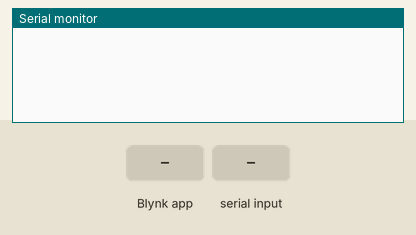
Bench run of a sketch on a simulated ESP32-S3. On the bench: the last lines printed to the serial monitor. The test bench sets the inputs (shaded band).

Above: at 3.0 s.
3.1 s: Blynk app writes 1 to V0
At 3.9 s:
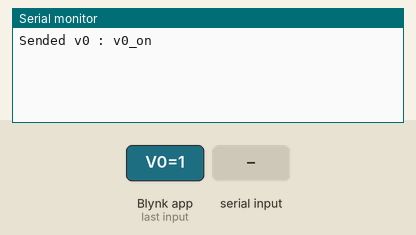
4.6 s: "1\n" received over the second serial link
At 5.1 s:
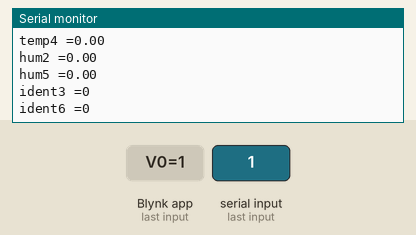
6.1 s: Blynk app writes 0 to V0
At 7.3 s:
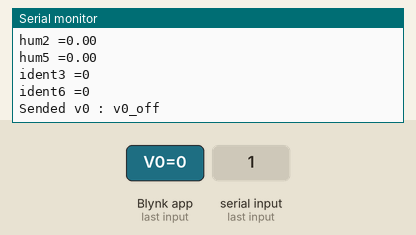
7.6 s: "0\n" received over the second serial link
At 8.6 s:
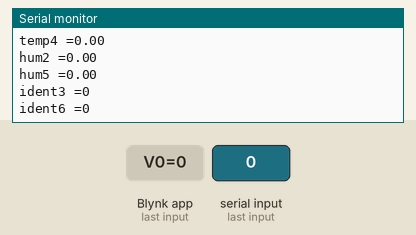

Measured:
- after the input at 3.1 s, the serial monitor: prints a new line at once (image 1)
- after the input at 4.6 s, the serial monitor: prints a new line at once (image 2)
- after the input at 6.1 s, the serial monitor: prints a new line at once (image 3)
- after the input at 7.6 s, the serial monitor: prints a new line at once (image 4)

The sketch:

Edgent_ESP32.ino
```cpp
/*

  BLYNK ESP's Code.

  Paste this code in EXAMPLES > BLYNK > Blynk_edgent > Edgent_ESP32

  This ESP will recieve JSON data from Coordinator ESP's and Sends it to BLYNK Cloud and vise versa.
  Only this ESP is connected to Internet

    Developed by  Jay Joshi
    github.com/JayJoshi16

  Modified by Sachin Soni

  developed for techiesms

  Modified to work by STM
  add this code to the Blynk WiFi ESP32 board

*/
//#define BLYNK_TEMPLATE_ID "TMPLkMNvOYYR"
//#define BLYNK_DEVICE_NAME "ESPNOW"


#define BLYNK_TEMPLATE_ID "TMPLklmoR0_L"
#define BLYNK_DEVICE_NAME "ESPNOW"
//#define BLYNK_AUTH_TOKEN "AjNNyentXYnGjtKxM4-YEl1Y8fQ96LHY"

// Your WiFi credentials.
// Set password to "" for open networks.
//char ssid[] = "Mycastle";  //Enter your WIFI Name  // STM added
//char pass[] = "chance1845fence";  //Enter your WIFI Password  // STM added

#define BLYNK_FIRMWARE_VERSION        "0.1.0"
#define BLYNK_PRINT Serial
#define APP_DEBUG
#define USE_WROVER_BOARD

#include "BlynkEdgent.h"
#include <ArduinoJson.h>

String recv_str_jsondata;

StaticJsonDocument<256> doc_send;
StaticJsonDocument<256> doc_recv;

#define RXD2 16
#define TXD2 17


BLYNK_WRITE(V0)                                 // Read from Virtual pin V4
{

  bool s0 = param.asInt();                    // parameter as int
  if (s0 == HIGH)
  {
    doc_send["v0"] = "v0_on";                // Writing { "v4" : 1 } on Serial2
    Serial.println("Sended v0 : v0_on");
    serializeJson(doc_send, Serial2);
    delay(10);
  }
  else if (s0 == LOW)
  {
    doc_send["v0"] = "v0_off";                // Writing { "v4" :0 } on Serial2
    Serial.println("Sended v0 : v0_off");
    serializeJson(doc_send, Serial2);
    delay(10);
  }
}

void setup()
{
  BlynkEdgent.begin();

  Serial.begin(115200);
  Serial2.begin(115200, SERIAL_8N1, RXD2, TXD2);        //Hardware Serial of ESP32

}

void loop() {

  BlynkEdgent.run();

  // Recieving data (JSON) from Coordinator ESP
  if (Serial2.available())
  {

    recv_str_jsondata = Serial2.readStringUntil('\n');
    Serial.println(recv_str_jsondata);
    DeserializationError error = deserializeJson(doc_recv, recv_str_jsondata);

    if (!error) {                                           // if not error in deserialization
      float temp1 = doc_recv["v1"];                       // fetch temprature data from JSON . Here { v1 : 28.55 }
      float hum2 = doc_recv["v2"];                       // fetch temprature data from JSON . Here { v2 :32.25 }
      int ident3 = doc_recv["v3"];

      float temp4 = doc_recv["v4"];                       // fetch temprature data from JSON . Here { v1 : 28.55 }
      float hum5 = doc_recv["v5"];                       // fetch temprature data from JSON . Here { v2 :32.25 }
      int ident6 = doc_recv["v6"];
      if (temp1 > -1) {
        Blynk.virtualWrite(V1, temp1);                     // writing temprature to BLYNK Cloud
        Blynk.virtualWrite(V4, temp4);                     // writing temprature to BLYNK Cloud
        Serial.print("temp1 ="); Serial.println(temp1);
        Serial.print("temp4 ="); Serial.println(temp4);
      }
      if (hum2 > -1) {
        Blynk.virtualWrite(V2, hum2);                     // writing temprature to BLYNK Cloud
        Blynk.virtualWrite(V5, hum5);                     // writing temprature to BLYNK Cloud
        Serial.print("hum2 ="); Serial.println(hum2);
        Serial.print("hum5 ="); Serial.println(hum5);
      }
      if (ident3 > -1) {
        Blynk.virtualWrite(V3, ident3);                     // writing temprature to BLYNK Cloud
        Blynk.virtualWrite(V6, ident6);                     // writing temprature to BLYNK Cloud
        Serial.print("ident3 ="); Serial.println(ident3);
        Serial.print("ident6 ="); Serial.println(ident6);
      }

    }

    else {
      Serial.print(F("deserializeJson() failed: "));
      Serial.println(error.f_str());
      return;
    }
    recv_str_jsondata = "";
  }

}
```
